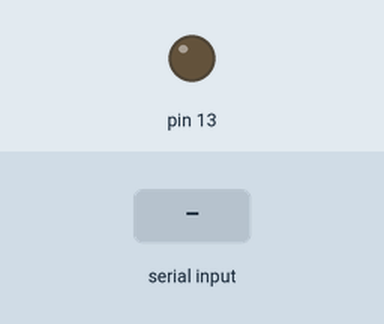
This sketch was run on a simulated Arduino Uno, built with avr-gcc and run on an emulated ATmega328P. Parts: output pins drawn as LEDs (lit = HIGH). Inputs (shaded band) come from the test bench. What the sketch prints to the serial monitor is not drawn.

Above: at 1.2 s.
1.3 s: "1" received over the second serial link
Timing chart, 0 to 4.3 s (numbered marks = the images above; inputs shaded):
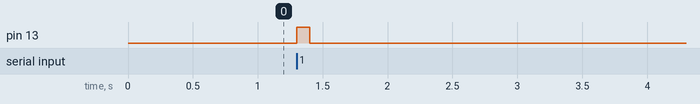

Measured:
- after the input at 1.3 s, pin 13: LOW → HIGH at once, → LOW 0.10 s later

The sketch:

Arduino_SS_Test.ino
```cpp
#include "SoftwareSerial.h"

SoftwareSerial ard1(10,11);

void setup() {
ard1.begin(9600);
Serial.begin(9600);
pinMode(13,OUTPUT);
}

void loop() {
  if(ard1.available())
  {
  Serial.println(ard1.read());
  digitalWrite(13,HIGH);
  delay(100);
  }

digitalWrite(13,LOW);
delay(100);
}
```
